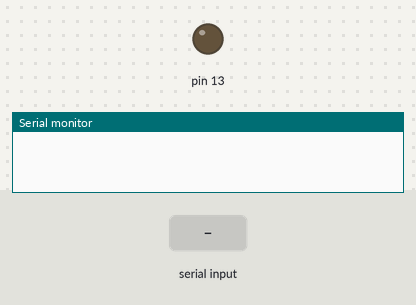
Bench run of a sketch on a simulated Arduino Uno, built with avr-gcc and run on an emulated ATmega328P. Shown: output pins drawn as LEDs (lit = HIGH), the last lines printed to the serial monitor. Inputs (shaded band) come from the test bench.

Above: at 1.2 s.
1.3 s: "LED ON\n" received over Serial
At 2.6 s:
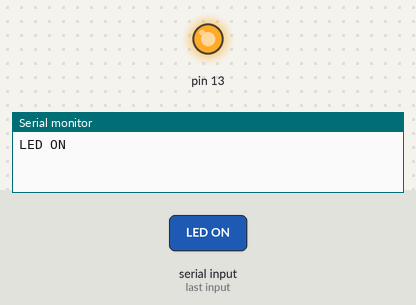
3.8 s: "LED OFF\n" received over Serial
At 5.7 s:
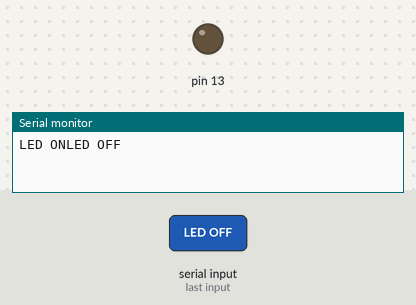
Timing chart, 0 to 7.2 s (numbered marks = the images above; inputs shaded):
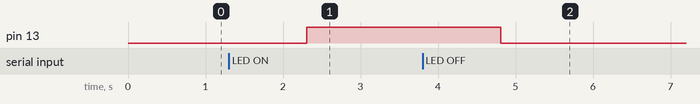

The sketch:

Communication_between_two_arduino_string_reciever.ino
```cpp
void setup() {
  // put your setup code here, to run once:
Serial.begin(9600);
pinMode(13, OUTPUT);
}

void loop() {
  // put your main code here, to run repeatedly:
if(Serial.available()){

  String data=Serial.readStringUntil("\n"); // the \n matlab new line tak hi read kare
  data.trim();

  Serial.print(data);

if (data=="LED ON"){
  digitalWrite(13, HIGH);
}

if(data=="LED OFF"){
  digitalWrite(13, LOW);
}
}

}
```

Measured:
- after the input at 1.3 s, pin 13: LOW → HIGH after 1.0 s
- after the input at 3.8 s, pin 13: HIGH → LOW after 1.0 s
